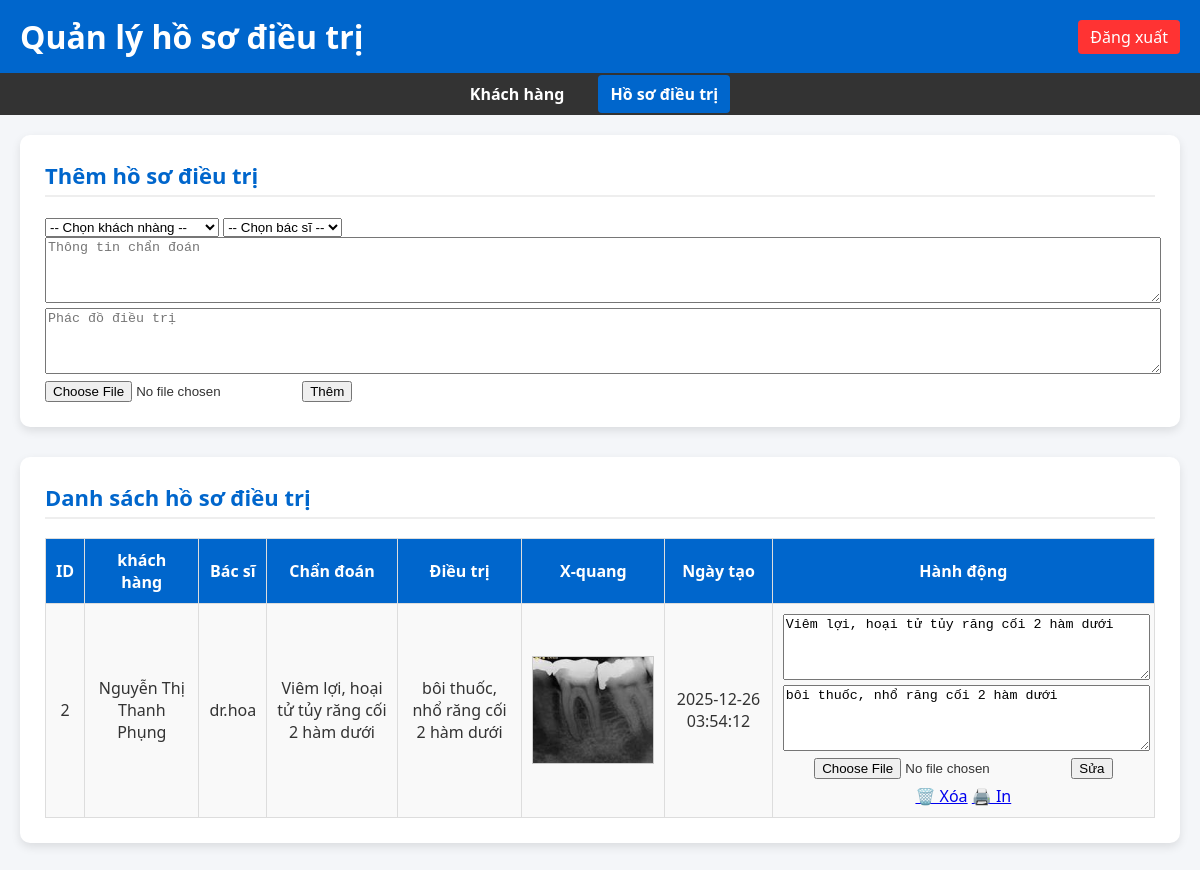
/public/medical_records.php (signed in), run on the app's committed database.
### tables this page shows
CREATE TABLE `medical_records` (
  `id` int(11) NOT NULL,
  `patient_id` int(11) DEFAULT NULL,
  `doctor_id` int(11) DEFAULT NULL,
  `diagnosis` text DEFAULT NULL,
  `treatment` text DEFAULT NULL,
  `created_at` timestamp NOT NULL DEFAULT current_timestamp(),
  `xray_image` varchar(255) DEFAULT NULL
);

CREATE TABLE `patients` (
  `id` int(11) NOT NULL,
  `name` varchar(100) NOT NULL,
  `gender` enum('male','female','other') DEFAULT NULL,
  `birth_date` date DEFAULT NULL,
  `phone` varchar(20) DEFAULT NULL,
  `address` varchar(255) DEFAULT NULL,
  `created_at` timestamp NOT NULL DEFAULT current_timestamp(),
  `email` varchar(100) DEFAULT NULL
);

CREATE TABLE `users` (
  `id` int(11) NOT NULL,
  `name` varchar(100) DEFAULT NULL,
  `email` varchar(100) DEFAULT NULL,
  `password` varchar(255) DEFAULT NULL,
  `role` enum('admin','doctor','staff','patient') DEFAULT 'staff',
  `avatar` varchar(255) DEFAULT NULL,
  `created_at` timestamp NOT NULL DEFAULT current_timestamp(),
  `address` text DEFAULT NULL,
  `phone` varchar(20) DEFAULT NULL
);

### public/medical_records.php (the view, shortened to what this page needs)
<?php
$pdo = new PDO('mysql:host=localhost;dbname=phongnha_db;charset=utf8mb4','root','');
$pdo->setAttribute(PDO::ATTR_ERRMODE, PDO::ERRMODE_EXCEPTION);
$selected_patient_id = $_GET['patient_id'] ?? null;
if ($selected_patient_id) {
    $stmt = $pdo->prepare("
        SELECT mr.*, p.name AS patient_name, d.name AS doctor_name
        FROM medical_records mr
        JOIN patients p ON mr.patient_id = p.id
        LEFT JOIN users d ON mr.doctor_id = d.id
        WHERE mr.patient_id = ?
        ORDER BY mr.created_at DESC
    ");
    $stmt->execute([$selected_patient_id]);
    $records = $stmt->fetchAll(PDO::FETCH_ASSOC);
} else {
    $records = $pdo->query("
        SELECT mr.*, p.name AS patient_name, d.name AS doctor_name
        FROM medical_records mr
        JOIN patients p ON mr.patient_id = p.id
        LEFT JOIN users d ON mr.doctor_id = d.id
        ORDER BY mr.created_at DESC
    ")->fetchAll(PDO::FETCH_ASSOC);
}
$patients = $pdo->query("SELECT id, name FROM patients ORDER BY name ASC")->fetchAll(PDO::FETCH_ASSOC);
$patientMap = [];
foreach ($patients as $p) {
    $patientMap[$p['id']] = $p['name'];
}
?>
<!DOCTYPE html>
<html lang="vi">
<head>
<link rel="stylesheet" href="style.css">
</head>
<body>
<header>
  <h1>Quản lý hồ sơ điều trị</h1>
  <a href="logout.php" class="logout">Đăng xuất</a>
</header>
<nav>
  <a href="patients.php">Khách hàng</a>
  <a href="medical_records.php" class="active">Hồ sơ điều trị</a>
</nav>
<div class="container">
  <div class="card">
    <h2>Thêm hồ sơ điều trị</h2>
    <form method="post" enctype="multipart/form-data">
      <?php if ($selected_patient_id): ?>
        <p><strong>Khách hàng:</strong> <?= htmlspecialchars($patientMap[$selected_patient_id] ?? '') ?></p>
        <input type="hidden" name="patient_id" value="<?= $selected_patient_id ?>">
      <?php else: ?>
        <select name="patient_id" required>
          <option value="">-- Chọn khách nhàng --</option>
        </select>
      <?php endif; ?>
      <select name="doctor_id" required>
        <option value="">-- Chọn bác sĩ --</option>
      </select>
      <textarea name="diagnosis" placeholder="Thông tin chẩn đoán" required></textarea>
      <textarea name="treatment" placeholder="Phác đồ điều trị" required></textarea>
      <input type="file" name="xray" accept="image/*">
      <button type="submit" name="add">Thêm</button>
    </form>
  </div>
  <div class="card">
    <h2>Danh sách hồ sơ điều trị <?= $selected_patient_id ? 'của bệnh nhân: '.htmlspecialchars($patientMap[$selected_patient_id]) : '' ?></h2>
    <table>
      <tr>
        <th>ID</th><th>khách hàng</th><th>Bác sĩ</th><th>Chẩn đoán</th><th>Điều trị</th><th>X-quang</th><th>Ngày tạo</th><th>Hành động</th>
      </tr>
      <?php if (count($records) > 0): ?>
        <?php foreach ($records as $r): ?>
          <tr>
            <td><?= $r['id'] ?></td>
            <td><?= htmlspecialchars($r['patient_name']) ?></td>
            <td><?= htmlspecialchars($r['doctor_name']) ?></td>
            <td><?= nl2br(htmlspecialchars($r['diagnosis'])) ?></td>
            <td><?= nl2br(htmlspecialchars($r['treatment'])) ?></td>
            <td>
              <?php if ($r['xray_image']): ?>
                <img src="<?= $r['xray_image'] ?>" class="xray">
              <?php endif; ?>
            </td>
            <td><?= $r['created_at'] ?></td>
            <td>
              <form method="post" enctype="multipart/form-data" style="margin-bottom:6px;">
                <textarea name="diagnosis"><?= htmlspecialchars($r['diagnosis']) ?></textarea>
                <textarea name="treatment"><?= htmlspecialchars($r['treatment']) ?></textarea>
                <input type="file" name="xray" accept="image/*">
                <button type="submit" name="edit">Sửa</button>
              </form>
              <a href="medical_records.php?delete=<?= $r['id'] ?><?= $selected_patient_id ? '&patient_id='.$selected_patient_id : '' ?>" onclick="return confirm('Xóa hồ sơ này?')">🗑️ Xóa</a>
              <a href="print_record.php?id=<?= $r['id'] ?>" target="_blank">🖨️ In</a>
            </td>
          </tr>
        <?php endforeach; ?>
      <?php else: ?>
        <tr><td colspan="8">Chưa có hồ sơ bệnh án.</td></tr>
      <?php endif; ?>
    </table>
  </div>
</div>
</body>
</html>

### public/style.css (style rules this page uses)
body { margin: 0; padding: 0; font-family: 'Segoe UI', Tahoma, Geneva, Verdana, sans-serif; background: #f4f6f9; color: #333; }
header { background: #0066cc; color: white; padding: 15px 20px; display: flex; justify-content: space-between; align-items: center; }
header h1 { margin: 0; }
.logout { background: #ff3333; color: #fff; padding: 6px 12px; border-radius: 4px; text-decoration: none; }
nav { background: #333; padding: 10px 20px; text-align: center; }
nav a { color: #fff; margin: 0 15px; text-decoration: none; font-weight: bold; }
.container { padding: 20px; }
.card, .box { background: #fff; padding: 25px; border-radius: 10px; box-shadow: 0 4px 10px rgba(0,0,0,0.1); margin-bottom: 30px; }
.card h2, .box h2 { margin-top: 0; color: #0066cc; font-size: 22px; border-bottom: 2px solid #eee; padding-bottom: 5px; }
table { width: 100%; border-collapse: collapse; margin-top: 15px; }
table th, table td { border: 1px solid #ddd; padding: 10px; text-align: center; }
table th { background: #0066cc; color: #fff; }
table tr:nth-child(even) { background: #f9f9f9; }
nav a.active { background-color: #0066cc; color: #fff; padding: 8px 12px; border-radius: 4px; }

### public/medical_records.php (style rules this page uses)
textarea { width:100%; height:60px; }
img.xray { max-width:120px; border:1px solid #ccc; margin-top:5px; }

### data on the page
medical_records: id "2", patient.name "Nguyễn Thị Thanh Phụng", users.name "dr.hoa", diagnosis "Viêm lợi, hoại tử tủy răng cối 2 hàm dưới", treatment "bôi thuốc, nhổ răng cối 2 hàm dưới", xray_image (picture), created_at "2025-12-26 03:54:12"
